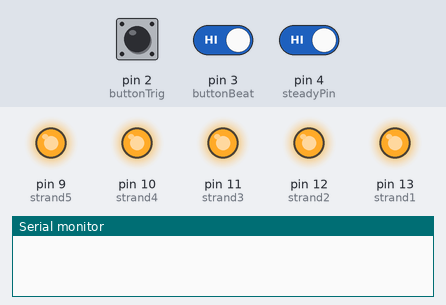
The sketch below on a simulated Arduino Uno, built with avr-gcc and run on an emulated ATmega328P. Parts: output pins drawn as LEDs (lit = HIGH), the last lines printed to the serial monitor. Inputs (shaded band) come from the test bench; at power-on: pin 4 (steadyPin) HIGH, pin 2 (buttonTrig) HIGH, pin 3 (buttonBeat) HIGH. Random numbers use the default seed unless the sketch sets one.

Above: at 1.2 s.
1.3 s: pin 4 (steadyPin) driven LOW
At 3.6 s:
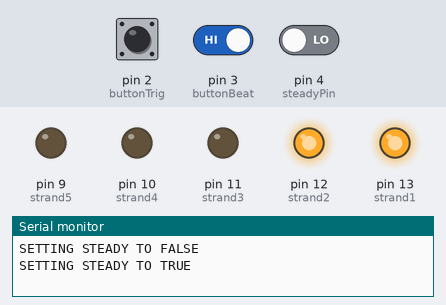
4.3 s: pin 4 (steadyPin) driven HIGH
At 5.5 s:
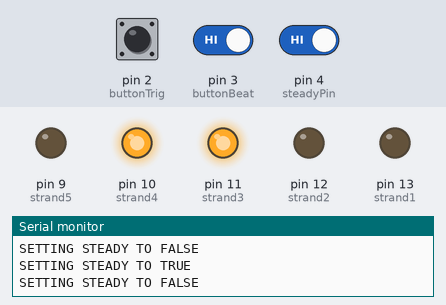
At 6.2 s:
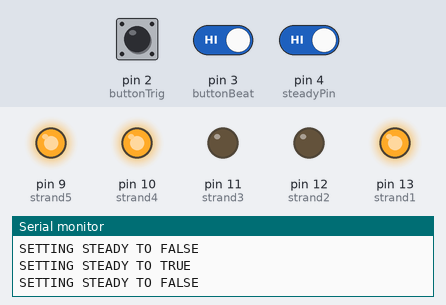
7.3 s: pin 2 (buttonTrig) pulled LOW for 1 s
11.3 s: pin 2 (buttonTrig) pulled LOW for 3.2 s
17.5 s: pin 2 (buttonTrig) driven LOW and pin 3 (buttonBeat) driven LOW
19.6 s: pin 2 (buttonTrig) driven HIGH
At 19.79 s:
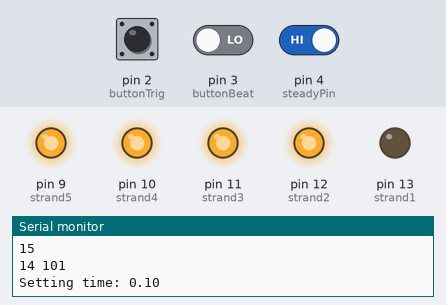
Timing chart, 0 to 27.1 s (numbered marks = the images above; inputs shaded):
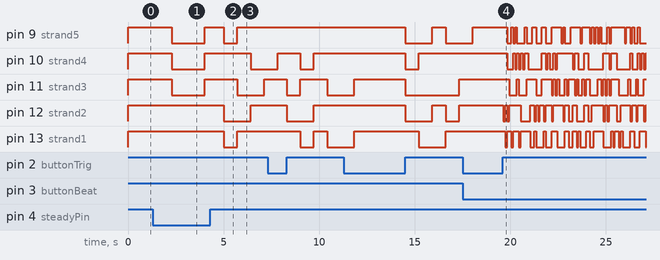

The sketch:

dorm_lights.ino
```cpp
const unsigned int strand1 = 13;
const unsigned int strand2 = 12;
const unsigned int strand3 = 11;
const unsigned int strand4 = 10;
const unsigned int strand5 = 9;
const unsigned int buttonTrig = 2;
const unsigned int buttonBeat = 3;
const unsigned int steadyPin = 4;
unsigned int time = random(50, 1000);
boolean steady = true;


void setup(){

  pinMode(strand1, OUTPUT);
  pinMode(strand2, OUTPUT);
  pinMode(strand3, OUTPUT);
  pinMode(strand4, OUTPUT);
  pinMode(strand5, OUTPUT);

  pinMode(buttonTrig, INPUT);
  pinMode(buttonBeat, INPUT);
  pinMode(steadyPin, INPUT);

  Serial.begin(9600);
}


void loop(){
  steady = getSteady();

  if (!steady){
    time = getDelay();
    randomRelay(time);
  } else {
    digitalWrite(strand1, HIGH);
    digitalWrite(strand2, HIGH);
    digitalWrite(strand3, HIGH);
    digitalWrite(strand4, HIGH);
    digitalWrite(strand5, HIGH);
  }

}

// checks if the steady button is pressed to change the state of the lights
boolean getSteady(){
  if ((digitalRead(steadyPin) == LOW) && !steady){
    steady = true;
    Serial.println("SETTING STEADY TO TRUE");
    delay(1000);
  } else if ((digitalRead(steadyPin) == LOW) && steady){
    steady = false;
    Serial.println("SETTING STEADY TO FALSE");
    delay(1000);
  }

  return steady;
}


unsigned int getDelay(){
  unsigned long lastTime;
  unsigned long arr[100];
  int i = 0;

  while (digitalRead(buttonTrig) == LOW){
      digitalWrite(strand1, HIGH);
      digitalWrite(strand2, HIGH);
      digitalWrite(strand3, HIGH);
      digitalWrite(strand4, HIGH);
      digitalWrite(strand5, HIGH);

      unsigned long currentTime = millis();
      unsigned long timeDiff = 0;


      if (digitalRead(buttonBeat) == LOW){
        Serial.println(i);
        if (i != 0){
          timeDiff = currentTime - lastTime;
          Serial.print(i - 1);
          Serial.print(" ");
          Serial.println(timeDiff);
          arr[i - 1] = timeDiff;
        }
          lastTime = currentTime;
          i++;
          delay(100);
      }
  }

  if (i != 0){
    unsigned long totalTimeDiff = 0;

    for (int j = 0; j < i - 1; j++){
      totalTimeDiff += arr[j];
    }

    // should average our time differences and return
    // them to then control the relay's.
    time = (totalTimeDiff / (i - 1));
    Serial.print("Setting time: ");
    Serial.println((double)time/1000);
  }

  return time;

}

void randomRelay(int time){
    digitalWrite(strand1, random(0, 2));
    digitalWrite(strand2, random(0, 2));
    digitalWrite(strand3, random(0, 2));
    digitalWrite(strand4, random(0, 2));
    digitalWrite(strand5, random(0, 2));
    delay(time);
}
```

Measured:
- after the input at 1.3 s, pin 9 (strand5), pin 10 (strand4), pin 11 (strand3): HIGH → LOW after 1.0 s, → HIGH 1.7 s later
- after the input at 4.3 s, pin 10 (strand4): HIGH → LOW after 2.1 s; pin 11 (strand3): HIGH → LOW after 1.4 s, → HIGH 1.4 s later
- after the input at 19.6 s, pin 9 (strand5): HIGH → LOW after 0.25 s, → HIGH 0.20 s later, → LOW 0.10 s later, → HIGH 0.10 s later, … (35 changes in this stretch); pin 10 (strand4): HIGH → LOW after 0.25 s, → HIGH 0.30 s later, → LOW 0.10 s later, → HIGH 0.10 s later, … (32 changes in this stretch)
